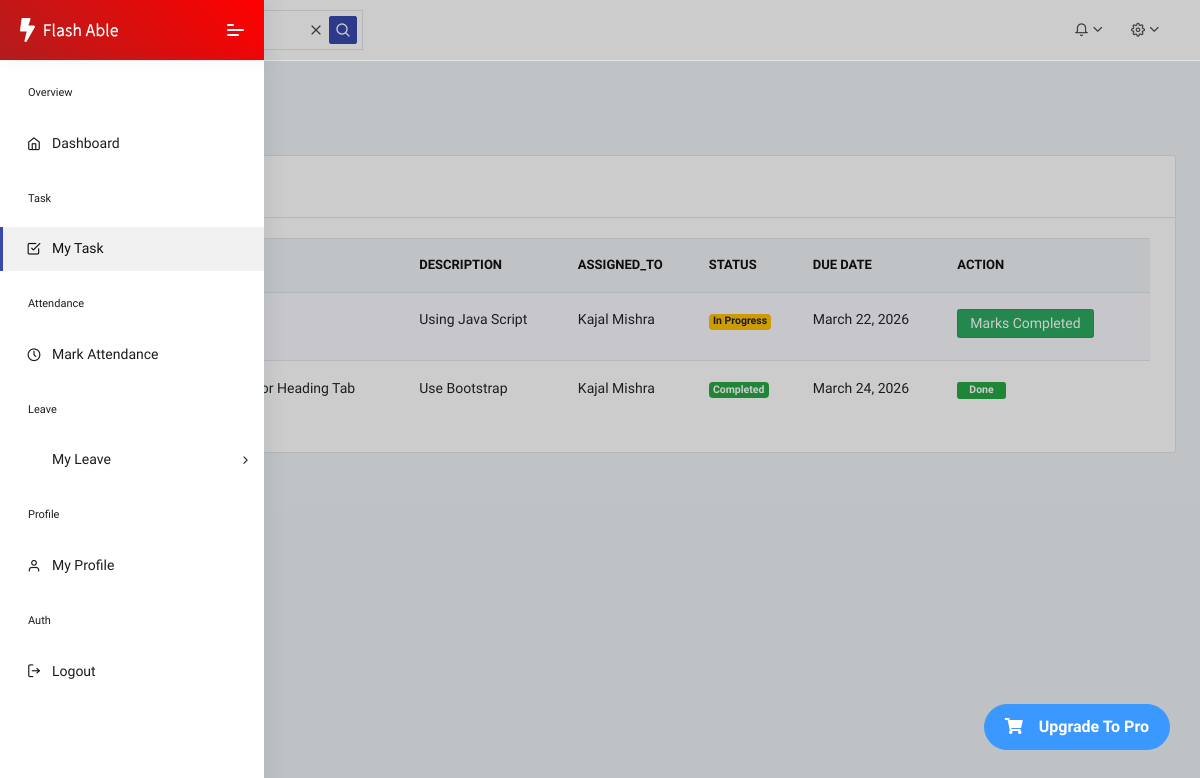
Page /my_task/ (signed in) on the committed database.
### core/models.py (models this page shows, shortened)
class Task(models.Model):
    STATUS = [
        ("Pending", "Pending"),
        ("In Progress", "In Progress"),
        ("Completed", "Completed"),
    ]
    title = models.CharField(max_length=200)
    description = models.TextField()
    assigned_to = models.ForeignKey(
        User,
        on_delete=models.CASCADE,
        related_name="tasks"
    )
    assigned_by = models.ForeignKey(
        User,
        on_delete=models.SET_NULL,
        null=True,
        related_name="created_tasks"
    )
    status = models.CharField(
        max_length=20,
        choices=STATUS,
        default="Pending"
    )
    due_date = models.DateField()
    created_at = models.DateTimeField(auto_now_add=True)

class User(AbstractUser):
    ROLE_CHOICES = [
        ("ADMIN", "Admin"),
        ("EMPLOYEE", "Employee"),
    ]
    role = models.CharField(max_length=20, choices=ROLE_CHOICES)
    phone = models.CharField(max_length=15, blank=True)
    address = models.TextField(blank=True)
    email = models.EmailField(unique = True)
    profile_pic = models.ImageField(
        upload_to="profile_pics/",
        default="profile_pics/default.png",
        blank=True
    )
    otp = models.IntegerField(null=True, blank=True)
    otp_created_at = models.DateTimeField(null=True,blank=True)
    otp_attempts = models.IntegerField(default=0)

### core/views.py (the view)
# urls.py: path('my_task/', views.my_task, name='my-task'),
def my_task(request):
    tasks = Task.objects.filter(assigned_to=request.user).select_related('assigned_to','assigned_by')
    context = {
        'tasks' : tasks
    }
    return render(request,'tasks/My_task.html',context)

### core/templates/tasks/My_task.html (shortened to what this page needs)
{% extends 'dashboard/Employee_Dashboard.html' %}
{% load static %}
{% block mein %}
<div class="pcoded-main-container">
    <div class="pcoded-wrapper">
        <div class="pcoded-content">
            <div class="pcoded-inner-content">
                <div class="main-body">
                    <div class="page-wrapper">
                        <div class="page-header">
                            <div class="page-block">
                                <div class="row align-items-center">
                                    <div class="col-md-12">
                                        <div class="page-header-title">
                                            <h5 class="m-b-10">Tasks</h5>
                                        </div>
                                        <ul class="breadcrumb">
                                            <li class="breadcrumb-item"><a href="index.html"></a></li>
                                            <li class="breadcrumb-item"><a href="#!">My Tasks</a></li>
                                        </ul>
                                    </div>
                                </div>
                            </div>
                        </div>
                        <div class="row">
                            <div class="col-xl-12">
                                <div class="card">
                                    <div class="card-header">
                                        <h5>Striped Table</h5>
                                    </div>
                                    <div class="card-body table-border-style">
                                        <div class="table-responsive">
                                            <table class="table table-striped">
                                                <thead>
                                                    <tr>
                                                        <th>#</th>
                                                        <th>Title</th>
                                                        <th>Description</th>
                                                        <th>assigned_to</th>
                                                        <th>Status</th>
                                                        <th>Due Date</th>
                                                        <th>Action</th>
                                                    </tr>
                                                </thead>
                                                <tbody>
                                                    {% for t in tasks %}
                                                    <tr>
                                                        <td>{{t.id}}</td>
                                                        <td>{{t.title}}</td>
                                                        <td>{{t.description}}</td>
                                                        <td>{{t.assigned_to.first_name}} {{t.assigned_to.last_name}}</td>
                                                        <td>
                                                        {% if t.status == "Pending" %}
                                                        <span class="badge badge-danger">Pending</span>
                                                        {% elif t.status == "In Progress" %}
                                                        <span class = "badge badge-warning">In Progress</span>
                                                        {% else %}
                                                        <span class="badge badge-success">Completed</span>
                                                        {% endif %}
                                                        </td>
                                                        <td>{{t.due_date}}</td>
                                                        <td>
                                                            {% if t.status != "Completed" %}
                                                            <a class = "btn btn-sm btn-success" href="{% url 'update-task-status' t.id %}">
                                                                Marks Completed
                                                            </a>
                                                            {% else %}
                                                            <span class="badge btn-sm badge-success">Done</span>
                                                            {% endif %}
                                                        </td>
                                                    </tr>
                                                   {% endfor %}
                                                </tbody>
                                            </table>
                                        </div>
                                    </div>
                                </div>
                            </div>
                        </div>
                    </div>
                </div>
            </div>
        </div>
    </div>
</div>
{% endblock %}

### rows in the picture
Task: description "Using Java Script", assigned_to.first_name "Kajal", assigned_to.last_name "Mishra", status "In Progress", due_date "March 22, 2026"
Task: title "Create CSS For Heading Tab", description "Use Bootstrap", assigned_to.first_name "Kajal", assigned_to.last_name "Mishra", status "Completed", due_date "March 24, 2026"
